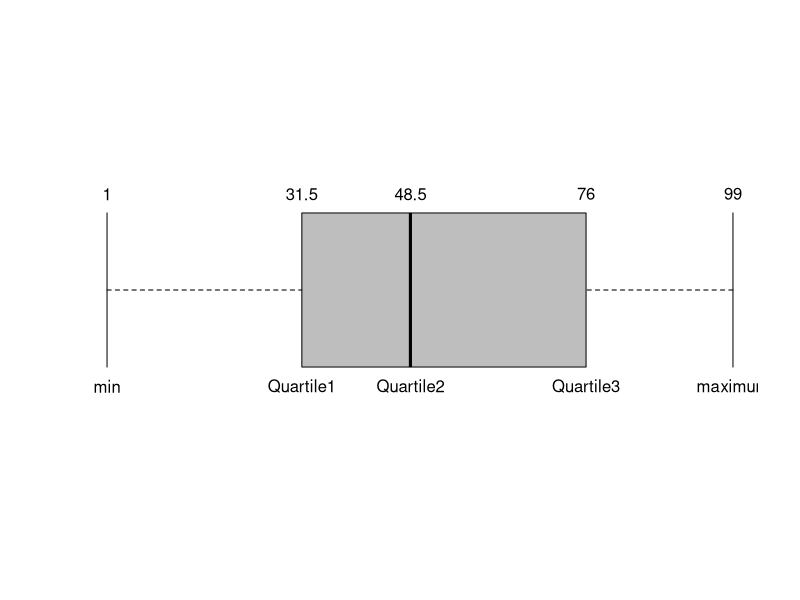

R code for this plot:
#1. Create an array by generating 100 random integers in the range [0, 100]. Write separate
#functions to find the following:
set.seed(1)
arr = array(as.integer(runif(100,min = 0,max = 100)))
print(arr)
tab = data.frame(
  random_n = arr
)
print(head(tab))

# i. Variance and Standard Deviation

#print(paste("Varience of the array  is = ", var(arr)))
  #mean_ssqr = (xi-mean)^2
tab$xmean_sqr = (tab[['random_n']]-mean(tab[['random_n']])) ^2
standard_deviation = 0
var = function(){
  varience = (sum(tab[['xmean_sqr']])) / (length(tab[['random_n']])-1)
  print(paste("Varience of the array  is = ", varience )) 
  
  standard_deviation <<- sqrt(varience)
  print(paste("Standard deviation of the array  is = ", standard_deviation ))
  
}
var()





# ii. Coefficient of Variation,
cof_var = function(){
  cv = standard_deviation/mean(tab[['random_n']])
  print(paste("coefficient of variation of the array is = ", cv*100))
}
cof_var()

# iii. Mean Absolute Deviation (MAD),
  #b = xi - mean
mad = function(){
  tab$b = abs(tab[['random_n']]-mean(tab[['random_n']]))
  print(paste("mean absolute deviation of array is = ",median(tab[['b']])))
}
mad()


# iv. Absolute Average Deviation (AAD),
AAD = function(){
  tab$b = abs(tab[['random_n']]-mean(tab[['random_n']]))
  mean_absolute_dev = sum(tab[['b']]) / length(tab[['random_n']])
  print(paste("absolute average deviation of array is = ",mean_absolute_dev))
  
}
AAD()

# v. Quartiles (Q1, Q2, Q3) and Interquartile Range (IQR).
#arr = sort(arr)
Q2 = median(arr)
Q1_list = array()
Q3_list = array()

for ( i in arr){
  if (i < Q2){
    Q1_list = append(Q1_list,i)
  }
  if (i > Q2){
    Q3_list = append(Q3_list,i)
  }
}
Q1_list = Q1_list[2:length(Q1_list)]
Q3_list = Q3_list[2:length(Q3_list)]
Q1 = median(Q1_list)
Q3 = median(Q3_list)
print(paste("Quartile 1 = ",Q1))
print(paste("Quartile 3 = ",Q3))
print(paste("Quartile 2 = ",Q2))
inter_quartile_range = Q3-Q1
print(paste("inter quartile range of array is = ",inter_quartile_range))
quantile(arr)



fivenum(arr)
boxplot(arr,horizontal=TRUE,col="grey",staplewex=1,axes=FALSE)
text(x = fivenum(arr), labels = fivenum(arr), y = 1.25)
text(labels = c("min","Quartile1","Quartile2","Quartile3","maximum"),y=0.75,x=fivenum(arr))

